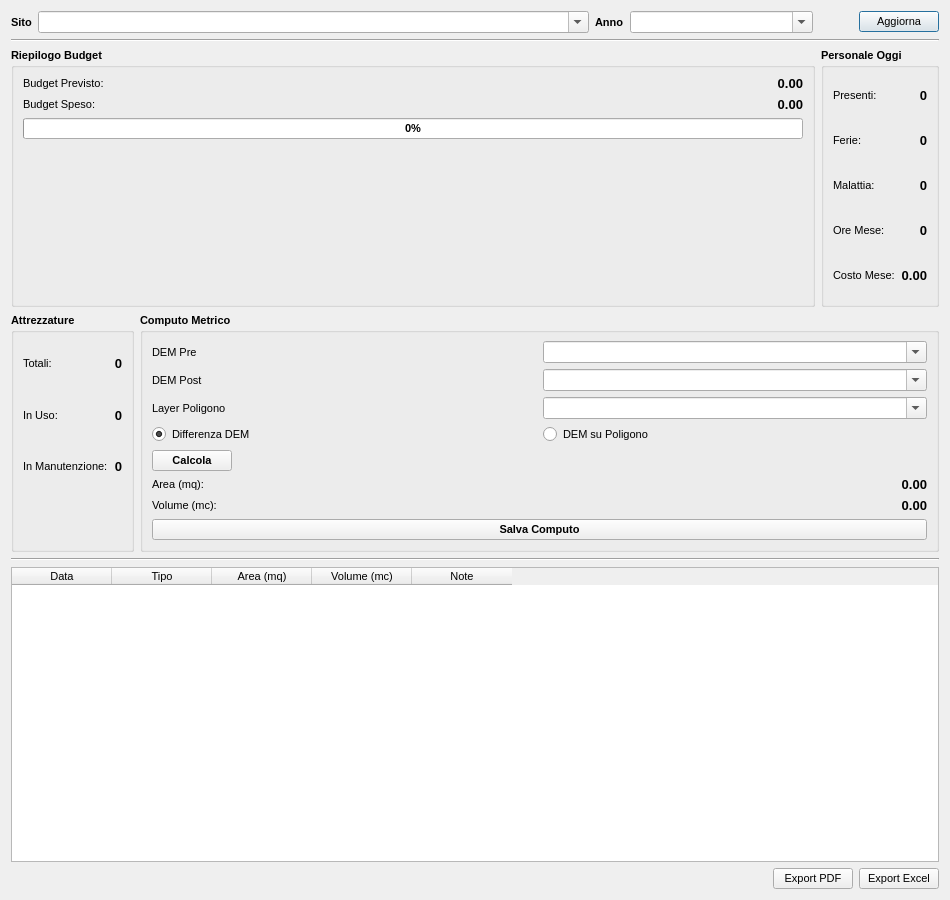
<?xml version="1.0" encoding="UTF-8"?>
<ui version="4.0">
 <class>DialogCantiere</class>
 <widget class="QDialog" name="DialogCantiere">
  <property name="geometry">
   <rect>
    <x>0</x>
    <y>0</y>
    <width>950</width>
    <height>900</height>
   </rect>
  </property>
  <property name="sizePolicy">
   <sizepolicy hsizetype="Expanding" vsizetype="Expanding">
    <horstretch>0</horstretch>
    <verstretch>0</verstretch>
   </sizepolicy>
  </property>
  <property name="minimumSize">
   <size>
    <width>750</width>
    <height>600</height>
   </size>
  </property>
  <property name="windowTitle">
   <string>pyArchInit Gestione Cantiere - Dashboard</string>
  </property>
  <property name="windowIcon">
   <iconset resource="../../resources/resources.qrc">
    <normaloff>:/icons/iconSite.png</normaloff>:/icons/iconSite.png</iconset>
  </property>
  <layout class="QVBoxLayout" name="verticalLayout_main">
   <!-- Top selectors -->
   <item>
    <layout class="QHBoxLayout" name="horizontalLayout_selectors">
     <item>
      <widget class="QLabel" name="label_sito">
       <property name="font">
        <font>
         <pointsize>8</pointsize>
         <weight>75</weight>
         <bold>true</bold>
        </font>
       </property>
       <property name="text">
        <string>Sito</string>
       </property>
      </widget>
     </item>
     <item>
      <widget class="QComboBox" name="comboBox_sito">
       <property name="sizePolicy">
        <sizepolicy hsizetype="Expanding" vsizetype="Fixed">
         <horstretch>3</horstretch>
         <verstretch>0</verstretch>
        </sizepolicy>
       </property>
       <property name="minimumSize">
        <size>
         <width>250</width>
         <height>0</height>
        </size>
       </property>
       <property name="font">
        <font>
         <pointsize>9</pointsize>
         <weight>75</weight>
         <bold>true</bold>
        </font>
       </property>
       <property name="editable">
        <bool>true</bool>
       </property>
       <property name="maxVisibleItems">
        <number>99999</number>
       </property>
       <property name="maxCount">
        <number>2147483647</number>
       </property>
       <item>
        <property name="text">
         <string/>
        </property>
       </item>
      </widget>
     </item>
     <item>
      <widget class="QLabel" name="label_anno">
       <property name="font">
        <font>
         <pointsize>8</pointsize>
         <weight>75</weight>
         <bold>true</bold>
        </font>
       </property>
       <property name="text">
        <string>Anno</string>
       </property>
      </widget>
     </item>
     <item>
      <widget class="QComboBox" name="comboBox_anno">
       <property name="sizePolicy">
        <sizepolicy hsizetype="Expanding" vsizetype="Fixed">
         <horstretch>1</horstretch>
         <verstretch>0</verstretch>
        </sizepolicy>
       </property>
       <property name="minimumSize">
        <size>
         <width>120</width>
         <height>0</height>
        </size>
       </property>
       <property name="font">
        <font>
         <pointsize>9</pointsize>
        </font>
       </property>
       <property name="editable">
        <bool>true</bool>
       </property>
      </widget>
     </item>
     <item>
      <spacer name="spacer_top">
       <property name="orientation">
        <enum>Qt::Horizontal</enum>
       </property>
       <property name="sizeHint" stdset="0">
        <size>
         <width>40</width>
         <height>20</height>
        </size>
       </property>
      </spacer>
     </item>
     <item>
      <widget class="QPushButton" name="pushButton_refresh">
       <property name="font">
        <font>
         <pointsize>8</pointsize>
        </font>
       </property>
       <property name="text">
        <string>Aggiorna</string>
       </property>
      </widget>
     </item>
    </layout>
   </item>
   <!-- Separator -->
   <item>
    <widget class="Line" name="line_sep1">
     <property name="orientation">
      <enum>Qt::Horizontal</enum>
     </property>
    </widget>
   </item>
   <!-- Top row: Budget + Personale Oggi -->
   <item>
    <layout class="QHBoxLayout" name="horizontalLayout_top_row">
     <!-- GroupBox Riepilogo Budget -->
     <item>
      <widget class="QGroupBox" name="groupBox_riepilogo_budget">
       <property name="font">
        <font>
         <pointsize>8</pointsize>
         <weight>75</weight>
         <bold>true</bold>
        </font>
       </property>
       <property name="title">
        <string>Riepilogo Budget</string>
       </property>
       <layout class="QVBoxLayout" name="verticalLayout_budget">
        <item>
         <layout class="QGridLayout" name="gridLayout_budget">
          <item row="0" column="0">
           <widget class="QLabel" name="label_lbl_budget_previsto">
            <property name="font">
             <font>
              <pointsize>8</pointsize>
              <weight>50</weight>
              <bold>false</bold>
             </font>
            </property>
            <property name="text">
             <string>Budget Previsto:</string>
            </property>
           </widget>
          </item>
          <item row="0" column="1">
           <widget class="QLabel" name="label_budget_previsto">
            <property name="font">
             <font>
              <pointsize>10</pointsize>
              <weight>75</weight>
              <bold>true</bold>
             </font>
            </property>
            <property name="text">
             <string>0.00</string>
            </property>
            <property name="alignment">
             <set>Qt::AlignRight|Qt::AlignVCenter</set>
            </property>
           </widget>
          </item>
          <item row="1" column="0">
           <widget class="QLabel" name="label_lbl_budget_speso">
            <property name="font">
             <font>
              <pointsize>8</pointsize>
              <weight>50</weight>
              <bold>false</bold>
             </font>
            </property>
            <property name="text">
             <string>Budget Speso:</string>
            </property>
           </widget>
          </item>
          <item row="1" column="1">
           <widget class="QLabel" name="label_budget_speso">
            <property name="font">
             <font>
              <pointsize>10</pointsize>
              <weight>75</weight>
              <bold>true</bold>
             </font>
            </property>
            <property name="text">
             <string>0.00</string>
            </property>
            <property name="alignment">
             <set>Qt::AlignRight|Qt::AlignVCenter</set>
            </property>
           </widget>
          </item>
         </layout>
        </item>
        <item>
         <widget class="QProgressBar" name="progressBar_budget">
          <property name="value">
           <number>0</number>
          </property>
         </widget>
        </item>
        <item>
         <widget class="QWidget" name="widget_chart" native="true">
          <property name="minimumSize">
           <size>
            <width>0</width>
            <height>150</height>
           </size>
          </property>
         </widget>
        </item>
       </layout>
      </widget>
     </item>
     <!-- GroupBox Personale Oggi -->
     <item>
      <widget class="QGroupBox" name="groupBox_personale_oggi">
       <property name="font">
        <font>
         <pointsize>8</pointsize>
         <weight>75</weight>
         <bold>true</bold>
        </font>
       </property>
       <property name="title">
        <string>Personale Oggi</string>
       </property>
       <layout class="QGridLayout" name="gridLayout_personale">
        <item row="0" column="0">
         <widget class="QLabel" name="label_lbl_presenti">
          <property name="font">
           <font>
            <pointsize>8</pointsize>
            <weight>50</weight>
            <bold>false</bold>
           </font>
          </property>
          <property name="text">
           <string>Presenti:</string>
          </property>
         </widget>
        </item>
        <item row="0" column="1">
         <widget class="QLabel" name="label_presenti">
          <property name="font">
           <font>
            <pointsize>10</pointsize>
            <weight>75</weight>
            <bold>true</bold>
           </font>
          </property>
          <property name="text">
           <string>0</string>
          </property>
          <property name="alignment">
           <set>Qt::AlignRight|Qt::AlignVCenter</set>
          </property>
         </widget>
        </item>
        <item row="1" column="0">
         <widget class="QLabel" name="label_lbl_ferie">
          <property name="font">
           <font>
            <pointsize>8</pointsize>
            <weight>50</weight>
            <bold>false</bold>
           </font>
          </property>
          <property name="text">
           <string>Ferie:</string>
          </property>
         </widget>
        </item>
        <item row="1" column="1">
         <widget class="QLabel" name="label_ferie">
          <property name="font">
           <font>
            <pointsize>10</pointsize>
            <weight>75</weight>
            <bold>true</bold>
           </font>
          </property>
          <property name="text">
           <string>0</string>
          </property>
          <property name="alignment">
           <set>Qt::AlignRight|Qt::AlignVCenter</set>
          </property>
         </widget>
        </item>
        <item row="2" column="0">
         <widget class="QLabel" name="label_lbl_malattia">
          <property name="font">
           <font>
            <pointsize>8</pointsize>
            <weight>50</weight>
            <bold>false</bold>
           </font>
          </property>
          <property name="text">
           <string>Malattia:</string>
          </property>
         </widget>
        </item>
        <item row="2" column="1">
         <widget class="QLabel" name="label_malattia">
          <property name="font">
           <font>
            <pointsize>10</pointsize>
            <weight>75</weight>
            <bold>true</bold>
           </font>
          </property>
          <property name="text">
           <string>0</string>
          </property>
          <property name="alignment">
           <set>Qt::AlignRight|Qt::AlignVCenter</set>
          </property>
         </widget>
        </item>
        <item row="3" column="0">
         <widget class="QLabel" name="label_lbl_ore_mese">
          <property name="font">
           <font>
            <pointsize>8</pointsize>
            <weight>50</weight>
            <bold>false</bold>
           </font>
          </property>
          <property name="text">
           <string>Ore Mese:</string>
          </property>
         </widget>
        </item>
        <item row="3" column="1">
         <widget class="QLabel" name="label_ore_mese">
          <property name="font">
           <font>
            <pointsize>10</pointsize>
            <weight>75</weight>
            <bold>true</bold>
           </font>
          </property>
          <property name="text">
           <string>0</string>
          </property>
          <property name="alignment">
           <set>Qt::AlignRight|Qt::AlignVCenter</set>
          </property>
         </widget>
        </item>
        <item row="4" column="0">
         <widget class="QLabel" name="label_lbl_costo_mese">
          <property name="font">
           <font>
            <pointsize>8</pointsize>
            <weight>50</weight>
            <bold>false</bold>
           </font>
          </property>
          <property name="text">
           <string>Costo Mese:</string>
          </property>
         </widget>
        </item>
        <item row="4" column="1">
         <widget class="QLabel" name="label_costo_mese">
          <property name="font">
           <font>
            <pointsize>10</pointsize>
            <weight>75</weight>
            <bold>true</bold>
           </font>
          </property>
          <property name="text">
           <string>0.00</string>
          </property>
          <property name="alignment">
           <set>Qt::AlignRight|Qt::AlignVCenter</set>
          </property>
         </widget>
        </item>
       </layout>
      </widget>
     </item>
    </layout>
   </item>
   <!-- Middle row: Attrezzature + Computo Metrico -->
   <item>
    <layout class="QHBoxLayout" name="horizontalLayout_middle_row">
     <!-- GroupBox Attrezzature -->
     <item>
      <widget class="QGroupBox" name="groupBox_attrezzature">
       <property name="font">
        <font>
         <pointsize>8</pointsize>
         <weight>75</weight>
         <bold>true</bold>
        </font>
       </property>
       <property name="title">
        <string>Attrezzature</string>
       </property>
       <layout class="QGridLayout" name="gridLayout_attrezzature">
        <item row="0" column="0">
         <widget class="QLabel" name="label_lbl_totali">
          <property name="font">
           <font>
            <pointsize>8</pointsize>
            <weight>50</weight>
            <bold>false</bold>
           </font>
          </property>
          <property name="text">
           <string>Totali:</string>
          </property>
         </widget>
        </item>
        <item row="0" column="1">
         <widget class="QLabel" name="label_totali">
          <property name="font">
           <font>
            <pointsize>10</pointsize>
            <weight>75</weight>
            <bold>true</bold>
           </font>
          </property>
          <property name="text">
           <string>0</string>
          </property>
          <property name="alignment">
           <set>Qt::AlignRight|Qt::AlignVCenter</set>
          </property>
         </widget>
        </item>
        <item row="1" column="0">
         <widget class="QLabel" name="label_lbl_in_uso">
          <property name="font">
           <font>
            <pointsize>8</pointsize>
            <weight>50</weight>
            <bold>false</bold>
           </font>
          </property>
          <property name="text">
           <string>In Uso:</string>
          </property>
         </widget>
        </item>
        <item row="1" column="1">
         <widget class="QLabel" name="label_in_uso">
          <property name="font">
           <font>
            <pointsize>10</pointsize>
            <weight>75</weight>
            <bold>true</bold>
           </font>
          </property>
          <property name="text">
           <string>0</string>
          </property>
          <property name="alignment">
           <set>Qt::AlignRight|Qt::AlignVCenter</set>
          </property>
         </widget>
        </item>
        <item row="2" column="0">
         <widget class="QLabel" name="label_lbl_manutenzione">
          <property name="font">
           <font>
            <pointsize>8</pointsize>
            <weight>50</weight>
            <bold>false</bold>
           </font>
          </property>
          <property name="text">
           <string>In Manutenzione:</string>
          </property>
         </widget>
        </item>
        <item row="2" column="1">
         <widget class="QLabel" name="label_manutenzione">
          <property name="font">
           <font>
            <pointsize>10</pointsize>
            <weight>75</weight>
            <bold>true</bold>
           </font>
          </property>
          <property name="text">
           <string>0</string>
          </property>
          <property name="alignment">
           <set>Qt::AlignRight|Qt::AlignVCenter</set>
          </property>
         </widget>
        </item>
        <item row="3" column="0" colspan="2">
         <widget class="QLabel" name="label_alert_manutenzione">
          <property name="font">
           <font>
            <pointsize>8</pointsize>
            <weight>75</weight>
            <bold>true</bold>
           </font>
          </property>
          <property name="styleSheet">
           <string notr="true">color: red;</string>
          </property>
          <property name="text">
           <string/>
          </property>
         </widget>
        </item>
       </layout>
      </widget>
     </item>
     <!-- GroupBox Computo Metrico -->
     <item>
      <widget class="QGroupBox" name="groupBox_computo_metrico">
       <property name="font">
        <font>
         <pointsize>8</pointsize>
         <weight>75</weight>
         <bold>true</bold>
        </font>
       </property>
       <property name="title">
        <string>Computo Metrico</string>
       </property>
       <layout class="QVBoxLayout" name="verticalLayout_computo">
        <item>
         <layout class="QGridLayout" name="gridLayout_computo">
          <item row="0" column="0">
           <widget class="QLabel" name="label_dem_pre">
            <property name="font">
             <font>
              <pointsize>8</pointsize>
              <weight>50</weight>
              <bold>false</bold>
             </font>
            </property>
            <property name="text">
             <string>DEM Pre</string>
            </property>
           </widget>
          </item>
          <item row="0" column="1">
           <widget class="QComboBox" name="comboBox_dem_pre">
            <property name="font">
             <font>
              <pointsize>8</pointsize>
              <weight>50</weight>
              <bold>false</bold>
             </font>
            </property>
            <property name="editable">
             <bool>true</bool>
            </property>
           </widget>
          </item>
          <item row="1" column="0">
           <widget class="QLabel" name="label_dem_post">
            <property name="font">
             <font>
              <pointsize>8</pointsize>
              <weight>50</weight>
              <bold>false</bold>
             </font>
            </property>
            <property name="text">
             <string>DEM Post</string>
            </property>
           </widget>
          </item>
          <item row="1" column="1">
           <widget class="QComboBox" name="comboBox_dem_post">
            <property name="font">
             <font>
              <pointsize>8</pointsize>
              <weight>50</weight>
              <bold>false</bold>
             </font>
            </property>
            <property name="editable">
             <bool>true</bool>
            </property>
           </widget>
          </item>
          <item row="2" column="0">
           <widget class="QLabel" name="label_layer_poligono">
            <property name="font">
             <font>
              <pointsize>8</pointsize>
              <weight>50</weight>
              <bold>false</bold>
             </font>
            </property>
            <property name="text">
             <string>Layer Poligono</string>
            </property>
           </widget>
          </item>
          <item row="2" column="1">
           <widget class="QComboBox" name="comboBox_layer_poligono">
            <property name="font">
             <font>
              <pointsize>8</pointsize>
              <weight>50</weight>
              <bold>false</bold>
             </font>
            </property>
            <property name="editable">
             <bool>true</bool>
            </property>
           </widget>
          </item>
         </layout>
        </item>
        <item>
         <layout class="QHBoxLayout" name="horizontalLayout_radio">
          <item>
           <widget class="QRadioButton" name="radioButton_diff_dem">
            <property name="font">
             <font>
              <pointsize>8</pointsize>
              <weight>50</weight>
              <bold>false</bold>
             </font>
            </property>
            <property name="text">
             <string>Differenza DEM</string>
            </property>
            <property name="checked">
             <bool>true</bool>
            </property>
           </widget>
          </item>
          <item>
           <widget class="QRadioButton" name="radioButton_dem_poligono">
            <property name="font">
             <font>
              <pointsize>8</pointsize>
              <weight>50</weight>
              <bold>false</bold>
             </font>
            </property>
            <property name="text">
             <string>DEM su Poligono</string>
            </property>
           </widget>
          </item>
         </layout>
        </item>
        <item>
         <layout class="QHBoxLayout" name="horizontalLayout_calcola">
          <item>
           <widget class="QPushButton" name="pushButton_calcola">
            <property name="font">
             <font>
              <pointsize>8</pointsize>
              <weight>75</weight>
              <bold>true</bold>
             </font>
            </property>
            <property name="text">
             <string>Calcola</string>
            </property>
           </widget>
          </item>
          <item>
           <spacer name="spacer_calcola">
            <property name="orientation">
             <enum>Qt::Horizontal</enum>
            </property>
            <property name="sizeHint" stdset="0">
             <size>
              <width>40</width>
              <height>20</height>
             </size>
            </property>
           </spacer>
          </item>
         </layout>
        </item>
        <item>
         <layout class="QGridLayout" name="gridLayout_risultati">
          <item row="0" column="0">
           <widget class="QLabel" name="label_lbl_area_mq">
            <property name="font">
             <font>
              <pointsize>8</pointsize>
              <weight>50</weight>
              <bold>false</bold>
             </font>
            </property>
            <property name="text">
             <string>Area (mq):</string>
            </property>
           </widget>
          </item>
          <item row="0" column="1">
           <widget class="QLabel" name="label_area_mq">
            <property name="font">
             <font>
              <pointsize>10</pointsize>
              <weight>75</weight>
              <bold>true</bold>
             </font>
            </property>
            <property name="text">
             <string>0.00</string>
            </property>
            <property name="alignment">
             <set>Qt::AlignRight|Qt::AlignVCenter</set>
            </property>
           </widget>
          </item>
          <item row="1" column="0">
           <widget class="QLabel" name="label_lbl_volume_mc">
            <property name="font">
             <font>
              <pointsize>8</pointsize>
              <weight>50</weight>
              <bold>false</bold>
             </font>
            </property>
            <property name="text">
             <string>Volume (mc):</string>
            </property>
           </widget>
          </item>
          <item row="1" column="1">
           <widget class="QLabel" name="label_volume_mc">
            <property name="font">
             <font>
              <pointsize>10</pointsize>
              <weight>75</weight>
              <bold>true</bold>
             </font>
            </property>
            <property name="text">
             <string>0.00</string>
            </property>
            <property name="alignment">
             <set>Qt::AlignRight|Qt::AlignVCenter</set>
            </property>
           </widget>
          </item>
         </layout>
        </item>
        <item>
         <widget class="QPushButton" name="pushButton_salva_computo">
          <property name="font">
           <font>
            <pointsize>8</pointsize>
           </font>
          </property>
          <property name="text">
           <string>Salva Computo</string>
          </property>
         </widget>
        </item>
       </layout>
      </widget>
     </item>
    </layout>
   </item>
   <!-- Separator -->
   <item>
    <widget class="Line" name="line_sep2">
     <property name="orientation">
      <enum>Qt::Horizontal</enum>
     </property>
    </widget>
   </item>
   <!-- Table widget for computi history -->
   <item>
    <widget class="QTableWidget" name="tableWidget_computi">
     <property name="font">
      <font>
       <pointsize>8</pointsize>
      </font>
     </property>
     <property name="minimumSize">
      <size>
       <width>0</width>
       <height>150</height>
      </size>
     </property>
     <property name="alternatingRowColors">
      <bool>true</bool>
     </property>
     <property name="selectionMode">
      <enum>QAbstractItemView::SingleSelection</enum>
     </property>
     <property name="selectionBehavior">
      <enum>QAbstractItemView::SelectRows</enum>
     </property>
     <column>
      <property name="text">
       <string>Data</string>
      </property>
     </column>
     <column>
      <property name="text">
       <string>Tipo</string>
      </property>
     </column>
     <column>
      <property name="text">
       <string>Area (mq)</string>
      </property>
     </column>
     <column>
      <property name="text">
       <string>Volume (mc)</string>
      </property>
     </column>
     <column>
      <property name="text">
       <string>Note</string>
      </property>
     </column>
    </widget>
   </item>
   <!-- Export buttons -->
   <item>
    <layout class="QHBoxLayout" name="horizontalLayout_export">
     <item>
      <spacer name="spacer_export">
       <property name="orientation">
        <enum>Qt::Horizontal</enum>
       </property>
       <property name="sizeHint" stdset="0">
        <size>
         <width>40</width>
         <height>20</height>
        </size>
       </property>
      </spacer>
     </item>
     <item>
      <widget class="QPushButton" name="pushButton_export_pdf">
       <property name="font">
        <font>
         <pointsize>8</pointsize>
        </font>
       </property>
       <property name="text">
        <string>Export PDF</string>
       </property>
       <property name="icon">
        <iconset resource="../../resources/resources.qrc">
         <normaloff>:/icons/pdf-icon.png</normaloff>:/icons/pdf-icon.png</iconset>
       </property>
      </widget>
     </item>
     <item>
      <widget class="QPushButton" name="pushButton_export_excel">
       <property name="font">
        <font>
         <pointsize>8</pointsize>
        </font>
       </property>
       <property name="text">
        <string>Export Excel</string>
       </property>
       <property name="icon">
        <iconset resource="../../resources/resources.qrc">
         <normaloff>:/icons/sheet.png</normaloff>:/icons/sheet.png</iconset>
       </property>
      </widget>
     </item>
    </layout>
   </item>
  </layout>
 </widget>
 <resources>
  <include location="../../resources/resources.qrc"/>
 </resources>
 <connections/>
</ui>
